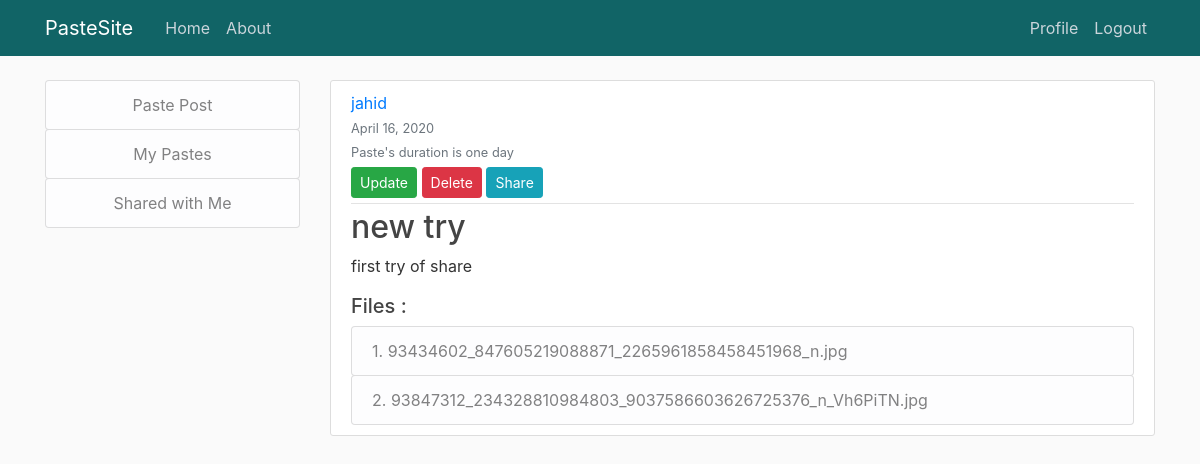
Page /post/62/ (signed in) on the committed database.
### blog/models.py (models this page shows, shortened)
class PostFile(models.Model):
    expiration_choices = [
        ('1','One Day'),
        ('7','One Week'),
        ('30','One Month'),
        ('365','One Year')
    ]
    title = models.CharField(max_length=100)
    expiration = models.CharField(max_length=20,choices=expiration_choices, default=1)
    content = models.TextField()
    file = models.FileField(upload_to = 'files/', blank = True , null = True)
    date_posted = models.DateTimeField(default=timezone.now)
    author = models.ForeignKey(User, on_delete=models.CASCADE)

class Attachment(models.Model):
    post = models.ForeignKey(PostFile, on_delete = models.CASCADE)
    file = models.FileField(upload_to='files/', blank = True, null= True)
    def filename(self):
        return os.path.basename(self.file.name)

### blog/views.py (the view)
# urls.py: path('post/<int:pk>/', PostFileDetailView.as_view(), name='postfile-detail'),
class PostFileDetailView(LoginRequiredMixin,DetailView):
    model = PostFile

### blog/templates/blog/PostFile_detail.html
{% extends "blog/base.html" %}
{% block content %}
        <article class="media content-section">
            <div class="media-body">
                <div class="article-metadata">
                    <a class="mr-2" href="#">{{ object.author }}</a>
                    <div>
                        <small class="text-muted">{{ object.date_posted|date:"F d, Y" }}</small>
                    </div>
                    <div>
                        {% if object.expiration == '1' %}
                            <small class="text-muted">Paste's duration is one day </small>
                        {% elif object.expiration == '7' %}
                            <small class="text-muted ">Paste's duration is one week </small>
                        {% elif object.expiration == '30' %}
                            <small class="text-muted">Paste's duration is one month </small>
                        {% else %}
                            <small class="text-muted">Paste's duration is one year </small>
                        {% endif %}
                    </div>
                    <div>
                        {% if object.author == user %}
                            <a class= "btn btn-success btn-sm mt-1 mb-1" href="{% url 'post-update' object.id %}"> Update </a>
                            <a class= "btn btn-danger btn-sm mt-1 mb-1" href="{% url 'post-delete' object.id %}"> Delete </a>
                            <a class= "btn btn-info btn-sm mt-1 mb-1" href="{% url 'post-share' object.id %}"> Share </a>
                        {% endif %}
                    </div>
                </div>
                <h2 class="article-title">{{ object.title }}</h2>
                <p class="article-content">{{ object.content | urlize }}</p>
                {% if  object.attachment_set.all%}
                    <div class="list-group">
                        <h5>Files :</h5>
                        {% for file in object.attachment_set.all%}
                            <a class="btn list-group-item list-group-item-light text-left" href="{{ file.file.url }}" target="_blank">{{ forloop.counter }}.   {{file.filename }}</a>
                        {% endfor %}
                    </div>
                {% endif %}
            </div>
        </article>
{% endblock content %}

### blog/static/blog/main.css (style rules this page uses)
body { background: #fafafa; color: #333333; margin-top: 5rem; }
h1, h2, h3, h4, h5, h6 { color: #444444; }
.content-section { background: #ffffff; padding: 10px 20px; border: 1px solid #dddddd; border-radius: 3px; margin-bottom: 20px; }
.article-title { color: #444444; }
.article-content { white-space: pre-line; }
.article-metadata { padding-bottom: 1px; margin-bottom: 4px; border-bottom: 1px solid #e3e3e3 }

### rows in the picture
PostFile: author "jahid", date_posted "April 16, 2020", title "new try", content "first try of share"
Attachment: filename "93434602_847605219088871_2265961858458451968_n.jpg"
Attachment: filename "93847312_234328810984803_9037586603626725376_n_Vh6PiTN.jpg"
